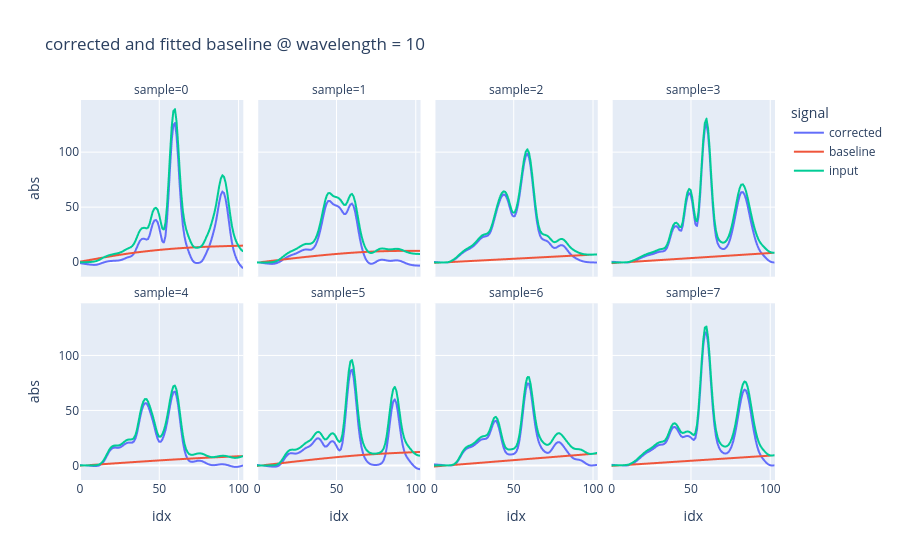

This figure's notebook cell:
### Code cell
from pca_analysis.notebooks.experiments.parafac2_pipeline.estimators import (
    BCorr_ASLS,
    BCorr_SNIP,
)

bcorr = BCorr_ASLS(
    lam=1e5,
    # p=1e-1,
    # max_iter=100
)
bcorr.fit_transform(XX)

bcorr.get_bcorr_results().viz_compare_signals(10)
